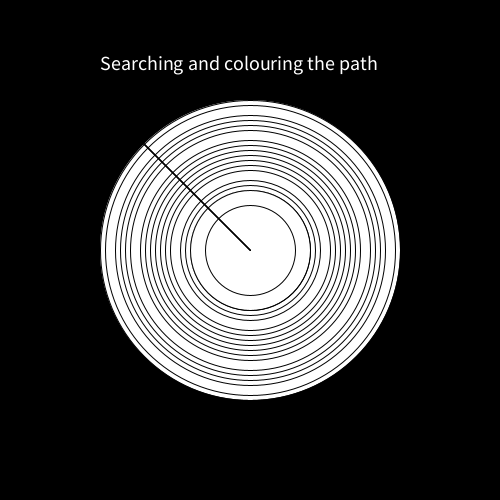
Frame 1 (no input)
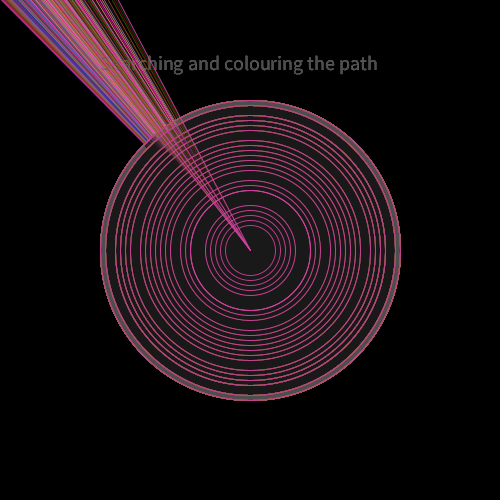
Frame 60 (the mouse pressed at the canvas centre just before this capture)
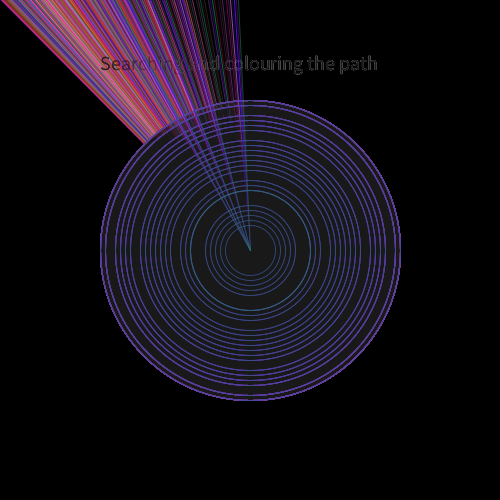
Frame 120 (the mouse held since frame 60 and released just before this capture)

The Processing sketch that drew these frames (run headless with seeded random() and noise(); from frame 60 on, the mouse is pressed at the canvas centre):

// Processing sketch: processing_109605
// ── processing_109605.pde

int x=0,y=0;//assign 
float r,g,b,a;

void setup(){
  size(500,500);//set the window size
  frameRate(13);//speed of the frames shown
  background(0);//set backgound colour to black
  smooth();//smoothly draw the image
}

void draw(){
 textSize(20);//set the size of text
 text("Searching and colouring the path",100,70);//texting and address its position
 ellipse(250,250,300,300);//draw a circle
 ellipse(250,250,290,290);//draw another circle inside
 ellipse(250,250,270,270);
 ellipse(250,250,260,260);
 ellipse(250,250,250,250);
 ellipse(250,250,240,240);
 ellipse(250,250,220,220);
 ellipse(250,250,210,210);
 ellipse(250,250,200,200);
 ellipse(250,250,190,190);
 ellipse(250,250,180,180);
 ellipse(250,250,170,170); 
 ellipse(250,250,160,160);
 ellipse(250,250,140,140);
 ellipse(250,250,130,130);
 ellipse(250,250,120,120);
 ellipse(250,250,120,120);
 ellipse(250,250,60,60);
 ellipse(250,250,50,50);
 ellipse(250,250,70,70);
 ellipse(250,250,80,80);
 ellipse(250,250,90,90);
 line(250,250,x,y);//line with variable x and y 
 line(250,250,x-70,y-70);
 line(250,250,x-140,y-140);
 line(250,250,x-210,y-210);
 line(250,250,x-280,y-280);
 x=x+2;//increase x by 1

 fill(0,5);//various change of colour within the range
 r=random(255);//set a random choose of colour range
 g=random(150);//let green combination of colour will be shown
 b=random(255);
 a=random(255);
 stroke(r,g,b,a);//set the colour for the lines and borders drawn around the shapes
 println(x);//check for the producing data
 
}
 
